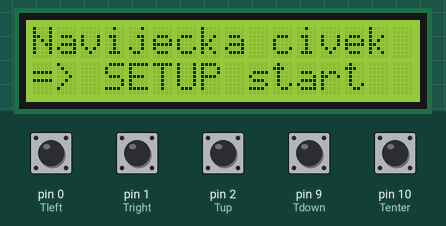
The sketch below on a simulated Arduino Uno, built with avr-gcc and run on an emulated ATmega328P. On the bench: 16×2 character LCD. The inputs (shaded band) are chosen by the test bench; at power-on: pin 0 (Tleft), pin 1 (Tright), pin 2 (Tup), pin 9 (Tdown), pin 10 (Tenter) HIGH.

Above: at 1.2 s.
1.3 s: pin 10 (Tenter) pulled LOW for 3.2 s
At 4.3 s:
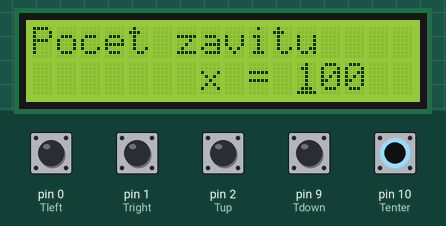
6.0 s: pin 1 (Tright) pulled LOW for 0.15 s
At 6.4 s:
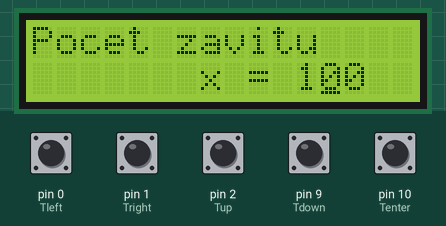
7.6 s: pin 2 (Tup) pulled LOW for 0.15 s
At 8.8 s:
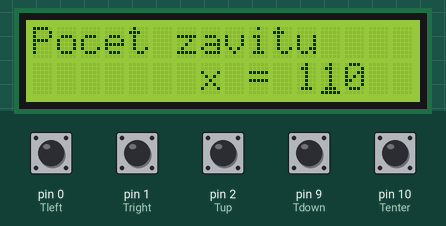
9.2 s: pin 0 (Tleft) pulled LOW for 0.15 s
At 10.0 s:
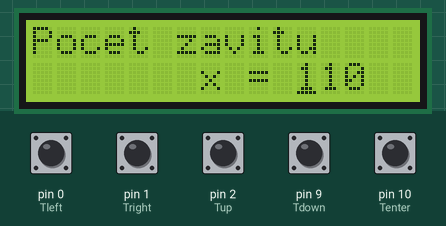
10.8 s: pin 9 (Tdown) pulled LOW for 0.15 s
At 11.4 s:
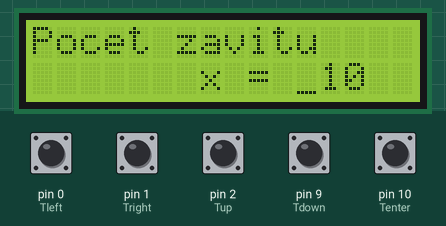
12.4 s: pin 1 (Tright) pulled LOW for 1 s
At 14.1 s:
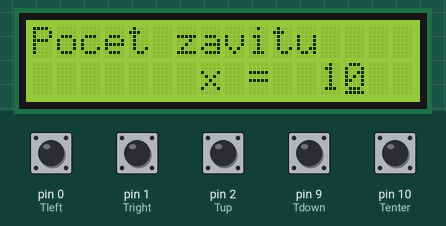
Timing chart, 0 to 15.6 s (numbered marks = the images above; inputs shaded):
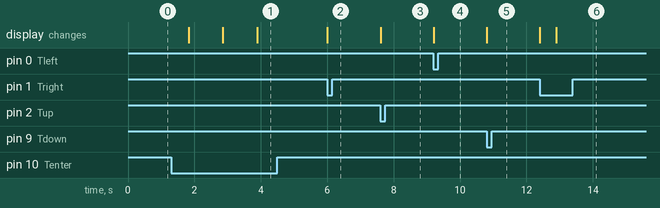

Measured:
- after the input at 1.3 s, the display: changes after 0.54 s (image 1)
- after the input at 6.0 s, the display: changes at once (image 2)
- after the input at 7.6 s, the display: changes at once (image 3)
- after the input at 9.2 s, the display: changes at once (image 4)
- after the input at 10.8 s, the display: changes at once (image 5)
- after the input at 12.4 s, the display: first changes at once (image 6 shows a later state)

The sketch:

prog_1.ino
```cpp
/*** Program pro řízení krok. motoru pro navíjení cívek ***
 *
 *   Arduino UNO + Motor Control Shield 2xL293D
 *   Zobrazení stavu na LCD1602 připojeném přes převodník I2C
 *   Ovládání menu pomocí pěti tlačítek VPRAVO, VLEVO, NAHORU, DOLU a ENTER
 *   Řízení rychlosti motoru potenciometrem 25k (zapojení +5V, A0, GND)
 */
#include <AFMotor.h>
#include <Wire.h>
#include <LiquidCrystal_I2C.h>

int MaxOt = 100; // default zadání počtu požadovaných závitů
int PolMen = 0;  // indikátor běhu programu 0=setup, 1=start
int S = 11;     //
int D = 12;     //  pozice pro zobrazení na LCD Stovky, Desítky, Jednotky
int J = 13;     //
int PosCur;
// Tlačítka připojená na digitální vstupy proti zemi
const int Tleft = 0;
const int Tright = 1;
const int Tup = 2;
const int Tdown = 9;
const int Tenter = 10;
int StavTl = 1;        // stav, kdy není stisknuté tlačítko
int StavTr = 1;
int StavTu = 1;
int StavTd = 1;
int StavTe = 1;
int PGMrun = 0;       // během běhu navíjení nezobrazit MENU, 0 => MENU, 1 => RUN
// Menu
char Msetup[] = "=> SETUP start";
char Mstart[] = "setup => START";

const int stepsPerRevolution = 100;  // motor STH-39G102
// 3,6deg/step => 100step/rev; 12V
const int partStep = 10;             // počet kroků provedených stejnou rychlostí
const int MaxSpeed = 100;            // nastavení max. rychlosti otáčení motoru na 100 rpm:
const int Smer = FORWARD;            // směr otáčení motoru FORWARD nebo BACKWARD
LiquidCrystal_I2C lcd(0x27, 16, 2);
AF_Stepper myStepper(stepsPerRevolution, 1);

void setup() {
    lcd.begin();
    // Turn on the backlight and print a message.
    lcd.backlight();
    lcd.home();
    lcd.print("Navijecka civek");
    lcd.setCursor(0, 1);
    lcd.print(Msetup);    //zobrazení menu setup nebo start
    // nastavení portů pro tlačítka
    pinMode(Tleft,INPUT_PULLUP);
    pinMode(Tright,INPUT_PULLUP);
    pinMode(Tup,INPUT_PULLUP);
    pinMode(Tdown,INPUT_PULLUP);
    pinMode(Tenter,INPUT_PULLUP);
}

void loop() {
    if (PGMrun < 1){
        Menu();
        switch(PolMen){
            case 0:     //setup
                Nastav();
                break;
            case 1:     //start
                while(StavTe > 0){            // čekání na stisk Enter (*)
                    lcd.home();///////////
                    lcd.print("Pocet z. = ");
                    if (MaxOt < 100){lcd.print(" ");}
                    if (MaxOt < 10){lcd.print(" ");}
                    lcd.print(MaxOt);
                    lcd.setCursor(0, 1);
                    lcd.print("Stisk * => START");
                    StavTe = digitalRead(Tenter); // test na stisk (*)
                }
                StavTe = 1;     // zrušit stisk *
                PGMrun = 1;     // povolení startu
                break;
        }
    }
    else {
        lcd.setCursor(0, 1);///////
        lcd.print("Zbyva z. =      ");
        Start(MaxOt);
    }
}

void JednaOtacka(int Step){         // provedení jedné otáčky s možností zastavení
    int i=Step;                       // pro případ zasukování drátu, po odstranění
    while(i>0){                       // problému lze pokračovat
        // nastavení rychlosti:
        int sensorReading = analogRead(A0);   // čtení hodnoty potenciometru
        // map it to a range from 0 to 100:
        int motorSpeed = map(sensorReading, 0, 1023, 1, MaxSpeed); //
        if (motorSpeed < 2){
            while (motorSpeed < 2){       // čekání na odstranění zasukování
                sensorReading = analogRead(A0);
                // map it to a range from 0 to 100:
                motorSpeed = map(sensorReading, 0, 1023, 1, MaxSpeed);
                delay(1000);
            }
        }
        myStepper.setSpeed(motorSpeed);   // nastavení rychlosti motoru
        myStepper.step(partStep, Smer, DOUBLE);         //
        i=i-10;
    }
}

void Start(int Xotacek){            // spuštění motoru pro navinutí X otáček
    for (int y=0;y<Xotacek;y++){
        JednaOtacka(stepsPerRevolution);
        ZobrazCislo(Xotacek-y-1);       // zobrazení zbývajících otáček
    }
    PGMrun = 0;     //zobrazení menu
    lcd.home();
    lcd.print("Navinuto ");
    lcd.print(MaxOt);
    lcd.print(" z.  ");
    lcd.setCursor(0, 1);
    lcd.print(Msetup);
    PolMen = 0;
    delay(500);
}

void ZobrazCislo(int Cislo){    // zobrazení čísla na požadovanou pozici
    int poz;
    if (Cislo>99)
    {
        poz = S;
    }
    else if (Cislo>9)
    {
        poz = D;
    }
    else
    {
        poz = J;
    }
    lcd.setCursor(poz-1, 1);
    lcd.print(" ");
    lcd.setCursor(poz, 1);
    lcd.print(Cislo);
}

void Menu(){      //výběr položek menu
    while(StavTe > 0){            // čekání na stisk Enter (*)
        StavTr = digitalRead(Tright); // při stisku pravého tlačítka změň zobrazení na => START
        if (StavTr == 0){
            lcd.setCursor(0, 1);
            lcd.print(Mstart);
            PolMen = 1;                 // vybráno START
        }
        StavTl = digitalRead(Tleft);  // při stisku levého tlačítka změ%n na => SETUP
        if (StavTl == 0){
            lcd.setCursor(0, 1);
            lcd.print(Msetup);
            PolMen = 0;                 // vybráno SETUP
        }
        StavTe = digitalRead(Tenter); // test na stisk (*)
    }
    delay(500);
    StavTe = 1;
}

void Nastav(){      // nastavení počtu závitů v SETUPu
    if (MaxOt > 99){
        PosCur = S;
    }
    else if (MaxOt > 9){
        PosCur = D;
    }
    else{
        PosCur = J;
    }
    lcd.home();
    lcd.print("Pocet zavitu   ");    // zobrazit výchozí stav
    lcd.setCursor(0, 1);
    lcd.print("       x =    ");    //
    lcd.setCursor(PosCur, 1);
    lcd.print(MaxOt);
    lcd.setCursor(PosCur, 1);
    lcd.cursor();         // zapnout kurzor a blikat?
    //      lcd.blink();
    delay(1000);
    while(StavTe > 0){    // čekání na stisk Enter (*)
        StavTu = digitalRead(Tup);  // při stisku tl. nahoru zvětšit MaxOt dle pozice kurzoru
        if (StavTu == 0){
            switch (PosCur){
                case 11:
                    if (MaxOt < 900){
                        MaxOt = MaxOt + 100;
                    }
                    ZobrazCislo(MaxOt);
                    lcd.setCursor(PosCur, 1);
                    delay(500);
                    break;
                case 12:
                    if (MaxOt < 980){
                        MaxOt = MaxOt + 10;
                    }
                    ZobrazCislo(MaxOt);
                    lcd.setCursor(PosCur, 1);
                    delay(500);
                    break;
                case 13:
                    if (MaxOt < 998){
                        MaxOt = MaxOt + 1;
                    }
                    ZobrazCislo(MaxOt);
                    lcd.setCursor(PosCur, 1);
                    delay(500);
                    break;
            }
            StavTu =1;
        }
        StavTd = digitalRead(Tdown);  // při stisku tl. dolu zmenšit MaxOt dle pozice kurzoru
        if (StavTd == 0){
            switch (PosCur){
                case 11:
                    if (MaxOt >= 100){
                        MaxOt = MaxOt - 100;
                    }
                    ZobrazCislo(MaxOt);
                    lcd.setCursor(PosCur, 1);
                    delay(500);
                    break;
                case 12:
                    if (MaxOt >= 20){
                        MaxOt = MaxOt - 10;
                    }
                    ZobrazCislo(MaxOt);
                    lcd.setCursor(PosCur, 1);
                    delay(500);
                    break;
                case 13:
                    if (MaxOt >= 1){
                        MaxOt = MaxOt - 1;
                    }
                    ZobrazCislo(MaxOt);
                    lcd.setCursor(PosCur, 1);
                    delay(500);
                    break;
            }
            StavTd = 1;
        }
        StavTr = digitalRead(Tright);  // při stisku tl. doprava posunout pozici kurzoru
        if (StavTr == 0){
            if (PosCur < 13){
                PosCur++;
                lcd.setCursor(PosCur, 1);
                delay(500);
            }
            StavTr = 1;
        }
        StavTl = digitalRead(Tleft);  // při stisku tl. doleva posunout pozici kurzoru
        if (StavTl == 0){
            if (PosCur > 11){
                PosCur--;
                lcd.setCursor(PosCur, 1);
                delay(500);
            }
            StavTl = 1;
        }
        StavTe = digitalRead(Tenter);  // test na stisk (*)
        //delay(500);
    }
    StavTe = 1;
    lcd.noCursor();   //vypnout kurzor
    lcd.setCursor(0, 1);
    lcd.print(Msetup);
    delay(500);
}
```
